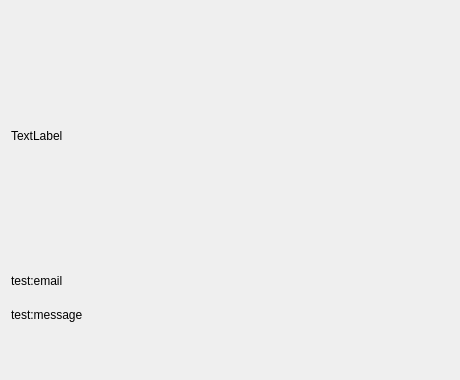
<?xml version="1.0" encoding="UTF-8"?>
<ui version="4.0">
 <class>Dialog</class>
 <widget class="QDialog" name="Dialog">
  <property name="geometry">
   <rect>
    <x>0</x>
    <y>0</y>
    <width>460</width>
    <height>380</height>
   </rect>
  </property>
  <property name="sizePolicy">
   <sizepolicy hsizetype="Fixed" vsizetype="Fixed">
    <horstretch>0</horstretch>
    <verstretch>0</verstretch>
   </sizepolicy>
  </property>
  <property name="minimumSize">
   <size>
    <width>460</width>
    <height>380</height>
   </size>
  </property>
  <property name="maximumSize">
   <size>
    <width>460</width>
    <height>380</height>
   </size>
  </property>
  <property name="windowTitle">
   <string>Author@S.M.A.R.T.</string>
  </property>
  <layout class="QVBoxLayout" name="verticalLayout" stretch="9,1,1,0">
   <item>
    <widget class="QLabel" name="label">
     <property name="text">
      <string>TextLabel</string>
     </property>
    </widget>
   </item>
   <item>
    <widget class="QLabel" name="label_2">
     <property name="text">
      <string>test:email</string>
     </property>
    </widget>
   </item>
   <item>
    <widget class="QLabel" name="label_3">
     <property name="text">
      <string>test:message</string>
     </property>
    </widget>
   </item>
   <item>
    <spacer name="verticalSpacer">
     <property name="orientation">
      <enum>Qt::Vertical</enum>
     </property>
     <property name="sizeHint" stdset="0">
      <size>
       <width>20</width>
       <height>40</height>
      </size>
     </property>
    </spacer>
   </item>
  </layout>
 </widget>
 <resources/>
 <connections/>
</ui>
